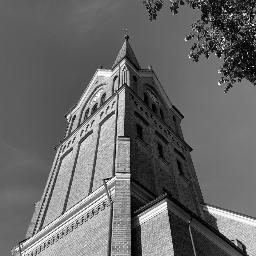
%> input picture w3/img_grey.jpg, 256 x 256 px
$ octave week3_part2.m   (GNU Octave 9; MATLAB toolbox functions it lacks are replaced by stand-ins)
%> lines starting %> are read from the running program, lines starting %| are printed output that depends on the picture
### w3/f_histogram.m
%% Function for image histogram calculation

function [img_histogram] = f_histogram (img)
    %% Histogram calculation
    % Check the size of the image
    [M, N] = size(img);
    % Initialize the histogram array with 256 bins for grayscale intensities
    img_histogram = zeros(1, 256);
    % For each element in image add +1 to the corresponding value in the histogram
    for i = 1:M
        for j = 1:N
            img_histogram(img(i,j) + 1) = img_histogram(img(i,j) + 1) + 1;
        end
    end
end

### w3/f_equalization.m
%% Function for image equalization

function [floored, equalized] = f_equalization (img, m)
    % Get image dimensions
    [M, N] = size(img);

    %% Calculate Histogram
    img_histogram = f_histogram(img);

    %% Calculate Normalized Histogram (Probability)
    P = img_histogram/(M*N);

    %% Calculate Cumulative Probability (CP)
    % CP calculation (manual, instead of cumsum)
    CP_manual = zeros(1, 256);
    CP_manual(1) = P(1);
    for i = 2:256
        CP_manual(i) = CP_manual(i-1) + P(i);
    end

    % Ensure the last element of CP is exactly 1
    CP_manual(end) = 1;

    %% Multiply CP for the m-bit system
    % Value, dependent on number of bits m
    n = (2.^m)-1;
    % Multiply
    CPn = n*CP_manual;

    %% Floor multiplied CP
    floored = floor(CPn);

    %% Equalization
    equalized = zeros(M, N, 'uint8');
    for i = 1:M
        for j = 1:N
            equalized(i, j) = floored(img(i, j) + 1);
        end
    end
end

### w3/f_matching_hist.m
function matched_image = f_matching_hist(random_hist, source_image, m)
    %% Upload equalized and random histogram as a source and target
    [eq_hist_source, ~] = f_equalization(source_image, m);

    %% Calculate equalized histogram from random histogram
    % Get image dimensions
    [M, N] = size(source_image);
    % Calculate Histogram
    img_histogram = random_hist;
    % Calculate Normalized Histogram (Probability)
    P = img_histogram/(M*N);
    % Calculate Cumulative Probability (CP)
    % CP calculation (manual, instead of cumsum)
    CP_manual = zeros(1, 256);
    CP_manual(1) = P(1);
    for i = 2:256
        CP_manual(i) = CP_manual(i-1) + P(i);
    end
    % Ensure the last element of CP is exactly 1
    CP_manual(end) = 1;
    % Multiply CP for the m-bit system
    % Value, dependent on number of bits m
    n = (2.^m)-1;
    % Multiply
    CPn = n*CP_manual;
    % Floor multiplied CP
    floored = floor(CPn);
    eq_hist_reference = floored;

    %% Create histogram mapping
    % Value, dependent on number of bits m
    n = (2.^m)-1;
    % Initialize the mapping
    mapping = zeros(1, n+1);
    % Create the mapping based on equalized histograms
    for i = 1:(n+1)
        [~, closest_idx] = min(abs(eq_hist_reference - eq_hist_source(i)));
        mapping(i) = closest_idx - 1;
    end

    %% Apply the histogram matching
    % Initialize the output image
    [M, N] = size(source_image);
    matched_image = zeros(M, N, 'uint8');
    % Apply the matching to each pixel
    for i = 1:M
        for j = 1:N
            matched_image(i, j) = mapping(source_image(i, j) + 1);
        end
    end
end

### w3/week3_part2.m
% Week 3. Part 2.
% Create a random histogram from using the “rand” function in Matlab as
% the source histogram to apply histogram matching to your 256 by 256 image.

%% Read the 256x256 image
source_image = imread('img_grey.jpg');
%> source_image is the input picture: size 256x256 uint8; min 0, max 255, mean 103.9
% Number of bits in images
m = 8;

%% Calculate and plot the source image histogram
img_histogram = f_histogram(source_image);
%> after the loop in f_histogram, `for i = 1:M`: img_histogram = 256 values, max 1701 at index 94, min 0 at index 256, mean 256
% Create a figure for the histogram
fig = figure('visible', 'off');
bar(0:255, img_histogram);
xlabel('Intensity Value');
ylabel('Frequency');
title('Source Image Histogram');
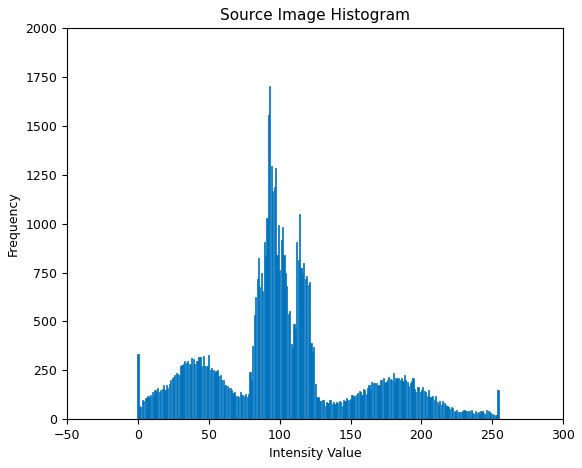
%> figure redrawn from the program's plot data; tallest bar 1701 high, from x = 92.6 to 93.4
% Save the figure as an image
saveas(fig, 'week3_p2_histogram_original.png');
% Close the figure
close(fig);

%% Generate a random histogram
random_hist = rand(1, 256);
random_hist = random_hist / sum(random_hist) * numel(source_image); % Normalize
random_hist = round(random_hist);

%% Calculate and plot the random histogram
% Create a figure for the histogram
fig = figure('visible', 'off');
bar(0:255, random_hist);
xlabel('Intensity Value');
ylabel('Frequency');
title('Random Histogram');
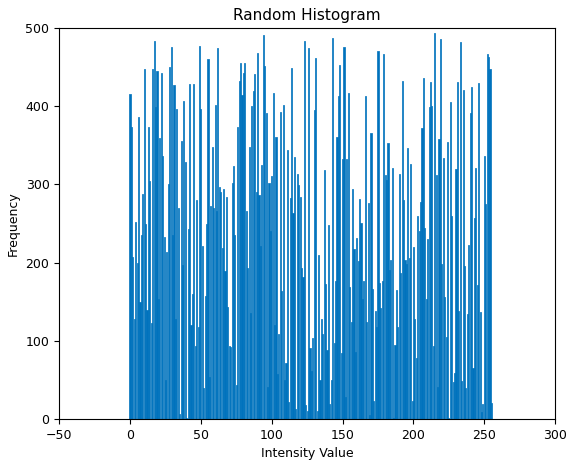
%> figure redrawn from the program's plot data; tallest bar 493 high, from x = 214.6 to 215.4
% Save the figure as an image
saveas(fig, 'week3_p2_histogram_random_week3.png');
% Close the figure
close(fig);

%% Apply histogram matching using the random histogram
matched_result = f_matching_hist(random_hist, source_image, m);
%> in f_equalization, `P = img_histogram/(M*N);`: P = 256 values, max 0.026 at index 94, min 0 at index 256, mean 0.00391
%> after the loop in f_equalization, `for i = 2:256`: CP_manual = 256 values from 0.00511 to 1
%> in f_equalization, `CPn = n*CP_manual;`: CPn = 256 values from 1.3 to 255
%> in f_equalization, `floored = floor(CPn);`: floored = 256 values from 1 to 255
%> after the loop in f_equalization, `for i = 1:M`:
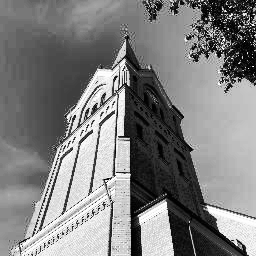
%> equalized: size 256x256 uint8; min 1, max 255, mean 128.1
%> the loop in f_matching_hist, `for i = 1:(n+1)` made 256 passes
%> closest_idx on passes 1 to 3: 1, 1, 1
%> after the loop in f_matching_hist, `for i = 1:(n+1)`: mapping = 256 values from 0 to 255

% Save the result
imwrite(matched_result, "week3_p2_image_matched.png")
% Calculate the difference
matched_difference = abs(matched_result - source_image);
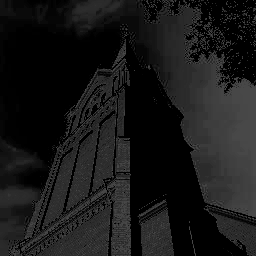
%> matched_difference: size 256x256 uint8; min 0, max 72, mean 24.2
imwrite(matched_difference, "week3_p2_image_matched_difference.png")

%% Calculate and plot the matching image histogram
img_histogram_matched = f_histogram(matched_result);
%> img_histogram_matched = 256 values, max 1701 at index 95, min 0 at index 3, mean 256
% Create a figure for the histogram
fig = figure('visible', 'off');
bar(0:255, img_histogram_matched);
xlabel('Intensity Value');
ylabel('Frequency');
title('Matched Image Histogram');
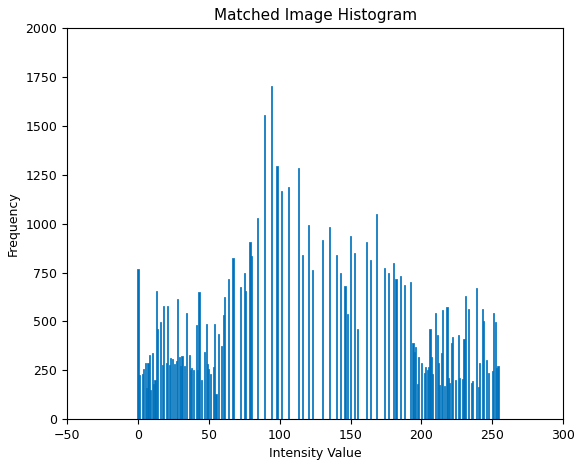
%> figure redrawn from the program's plot data; tallest bar 1701 high, from x = 93.6 to 94.4
% Save the figure as an image
saveas(fig, 'week3_p2_histogram_matched.png');
% Close the figure
close(fig);
